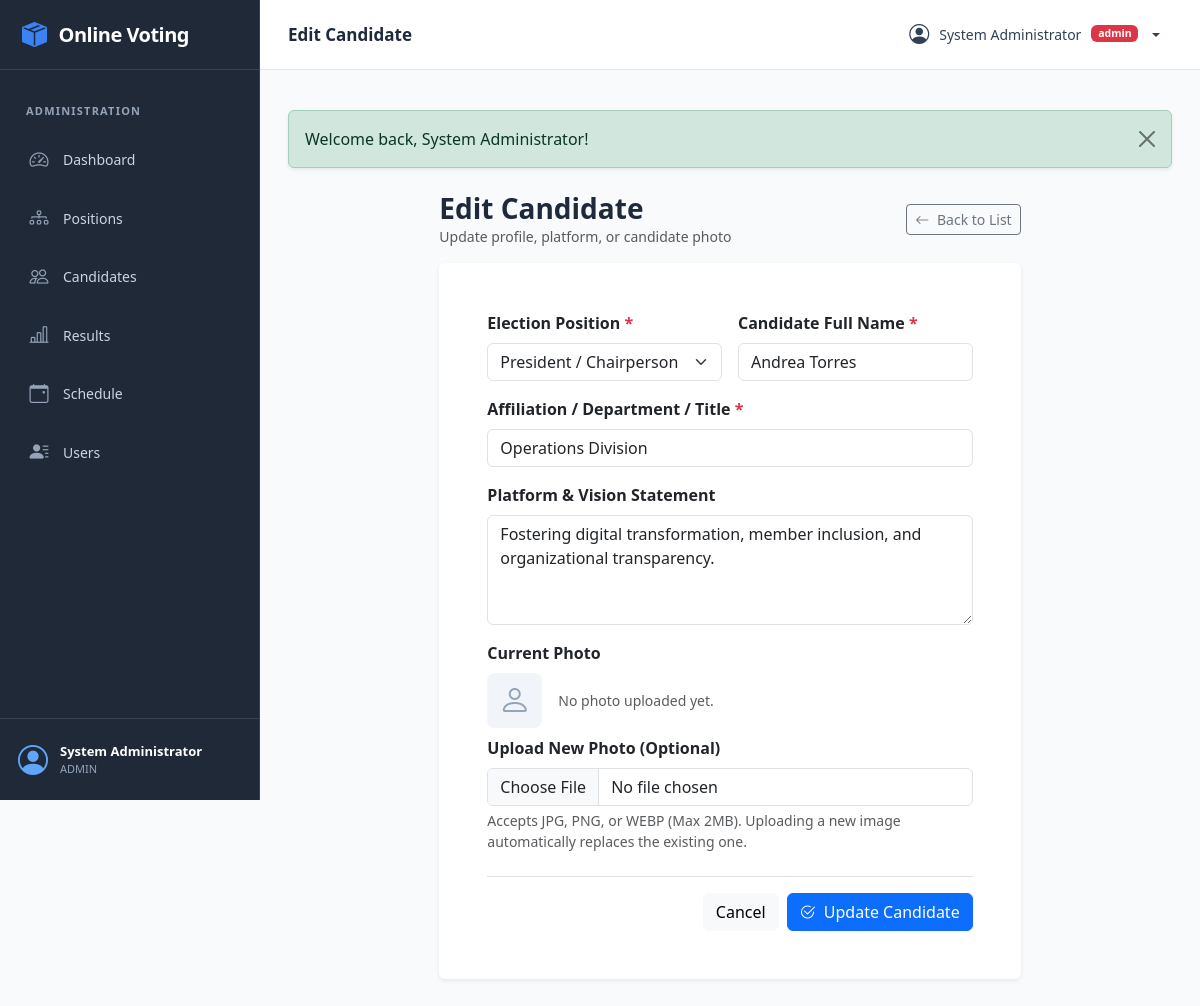
Page /admin/candidate_edit.php?id=1 (signed in) on the committed database.
### tables this page shows
CREATE TABLE IF NOT EXISTS `candidates` (
  `candidate_id` INT AUTO_INCREMENT PRIMARY KEY,
  `position_id` INT NOT NULL,
  `full_name` VARCHAR(100) NOT NULL,
  `course_year` VARCHAR(100) NOT NULL,
  `platform` TEXT NULL,
  `photo` VARCHAR(255) NULL,
  `created_at` TIMESTAMP DEFAULT CURRENT_TIMESTAMP,
  FOREIGN KEY (`position_id`) REFERENCES `positions`(`position_id`) ON DELETE CASCADE
);

CREATE TABLE IF NOT EXISTS `positions` (
  `position_id` INT AUTO_INCREMENT PRIMARY KEY,
  `position_name` VARCHAR(100) NOT NULL UNIQUE,
  `description` TEXT NULL,
  `created_at` TIMESTAMP DEFAULT CURRENT_TIMESTAMP
);

### admin/candidate_edit.php (the view, shortened to what this page needs)
<?php
require_once __DIR__ . '/../db_connect.php';
require_once __DIR__ . '/../includes/functions.php';
$candidate_id = isset($_GET['id']) && is_numeric($_GET['id']) ? (int)$_GET['id'] : 0;
$stmt = $pdo->prepare("SELECT * FROM candidates WHERE candidate_id = ? LIMIT 1");
$stmt->execute([$candidate_id]);
$candidate = $stmt->fetch();
$stmtPos = $pdo->query("SELECT position_id, position_name FROM positions ORDER BY position_name ASC");
$positions = $stmtPos->fetchAll();
$position_id = (int)$candidate['position_id'];
$full_name   = $candidate['full_name'];
$course_year = $candidate['course_year'];
$platform    = $candidate['platform'];
$currentPhoto = $candidate['photo'];
require_once __DIR__ . '/../includes/header.php';
?>
<div class="row justify-content-center py-2">
    <div class="col-12 col-lg-8">
        <div class="d-flex align-items-center justify-content-between mb-3">
            <div>
                <h2 class="h3 fw-bold mb-0">Edit Candidate</h2>
                <p class="text-muted small mb-0">Update profile, platform, or candidate photo</p>
            </div>
            <a href="<?= url('admin/candidates.php'); ?>" class="btn btn-outline-secondary btn-sm">
                <i class="bi bi-arrow-left me-1"></i> Back to List
            </a>
        </div>
        <div class="card border-0 shadow-sm">
            <div class="card-body p-4 p-md-5">
                <form method="POST" action="<?= url('admin/candidate_edit.php?id=' . $candidate_id); ?>" enctype="multipart/form-data" novalidate>
                    <div class="row g-3">
                        <div class="col-md-6">
                            <label for="position_id" class="form-label fw-semibold">Election Position <span class="text-danger">*</span></label>
                            <select name="position_id" id="position_id" class="form-select" required>
                                <?php foreach ($positions as $pos): ?>
                                    <option value="<?= $pos['position_id']; ?>" <?= ($position_id === (int)$pos['position_id']) ? 'selected' : ''; ?>>
                                        <?= e($pos['position_name']); ?>
                                    </option>
                                <?php endforeach; ?>
                            </select>
                        </div>
                        <div class="col-md-6">
                            <label for="full_name" class="form-label fw-semibold">Candidate Full Name <span class="text-danger">*</span></label>
                            <input type="text" name="full_name" id="full_name" class="form-control" value="<?= e($full_name); ?>" required>
                        </div>
                        <div class="col-12">
                            <label for="course_year" class="form-label fw-semibold">Affiliation / Department / Title <span class="text-danger">*</span></label>
                            <input type="text" name="course_year" id="course_year" class="form-control" value="<?= e($course_year); ?>" required>
                        </div>
                        <div class="col-12">
                            <label for="platform" class="form-label fw-semibold">Platform & Vision Statement</label>
                            <textarea name="platform" id="platform" rows="4" class="form-control"><?= e($platform); ?></textarea>
                        </div>
                        <div class="col-12">
                            <label class="form-label fw-semibold">Current Photo</label>
                            <div class="d-flex align-items-center gap-3 mb-2">
                                <?php if (!empty($currentPhoto) && file_exists(__DIR__ . '/../uploads/' . $currentPhoto)): ?>
                                    <img src="<?= url('uploads/' . e($currentPhoto)); ?>" alt="Candidate Photo" class="rounded border" style="width: 80px; height: 80px; object-fit: cover;">
                                    <div class="small text-muted">
                                        Current file: <code><?= e($currentPhoto); ?></code><br>
                                        Leave the file field below empty to keep this photo.
                                    </div>
                                <?php else: ?>
                                    <div class="candidate-avatar-placeholder" style="width: 80px; height: 80px; font-size: 2rem;">
                                        <i class="bi bi-person"></i>
                                    </div>
                                    <div class="small text-muted">No photo uploaded yet.</div>
                                <?php endif; ?>
                            </div>
                            <label for="photo" class="form-label fw-semibold">Upload New Photo (Optional)</label>
                            <input type="file" name="photo" id="photo" class="form-control" accept="image/jpeg,image/png,image/webp">
                            <div class="form-text small">Accepts JPG, PNG, or WEBP (Max 2MB). Uploading a new image automatically replaces the existing one.</div>
                        </div>
                    </div>
                    <div class="d-flex justify-content-end gap-2 mt-4 pt-3 border-top">
                        <a href="<?= url('admin/candidates.php'); ?>" class="btn btn-light">Cancel</a>
                        <button type="submit" class="btn btn-primary">
                            <i class="bi bi-check2-circle me-1"></i> Update Candidate
                        </button>
                    </div>
                </form>
            </div>
        </div>
    </div>
</div>
<?php require_once __DIR__ . '/../includes/footer.php'; ?>

### assets/css/style.css (style rules this page uses)
:root { --sidebar-width: 260px; --sidebar-bg: #1f2937; --sidebar-text: #cbd5e1; --sidebar-active: #2563eb; --header-height: 70px; }
html, body { min-height: 100%; }
body { margin: 0; background-color: #f8fafc; color: #1e293b; font-family: system-ui, -apple-system, "Segoe UI", Roboto, Arial, sans-serif; display: block; }
.candidate-avatar, .candidate-avatar-placeholder { width: 55px !important; height: 55px !important; min-width: 55px; max-width: 55px; min-height: 55px; max-height: 55px; object-fit: cover; object-position: center; display: block; border-radius: 8px; overflow: hidden; }
.candidate-avatar-placeholder { display: flex; align-items: center; justify-content: center; background: #f1f5f9; color: #94a3b8; font-size: 24px; }

### rows in the picture
candidates: position_id "President / Chairperson", full_name "Andrea Torres", course_year "Operations Division", platform "Fostering digital transformation, member inclusion, and organizational transparency."

### other values in the picture
$_SESSION['full_name'] "System Administrator"
$_SESSION['role'] "ADMIN"
$pageTitle "Edit Candidate"
$_SESSION['role'] "admin"
$message "Welcome back, System Administrator!"
